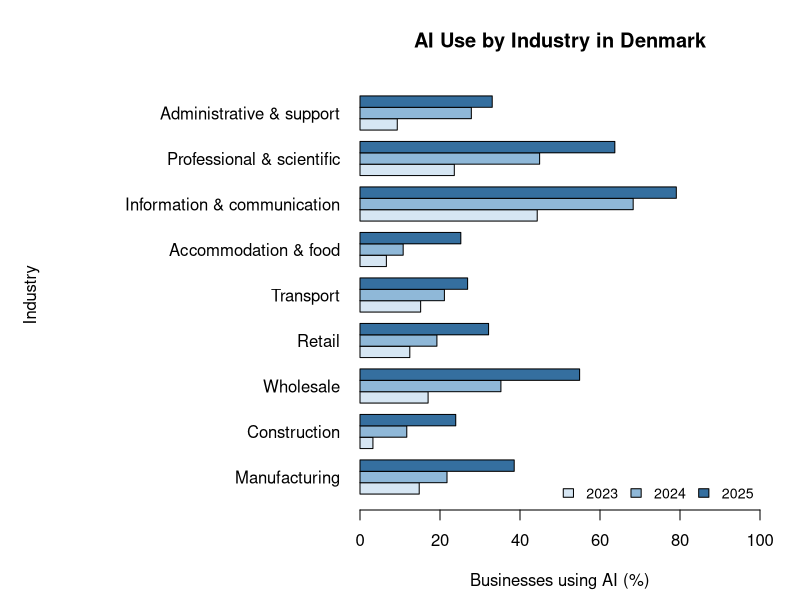
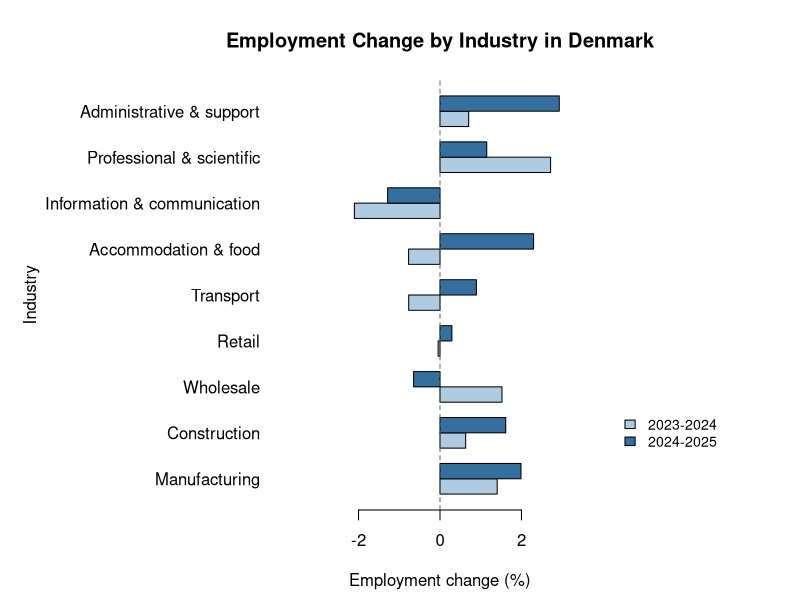
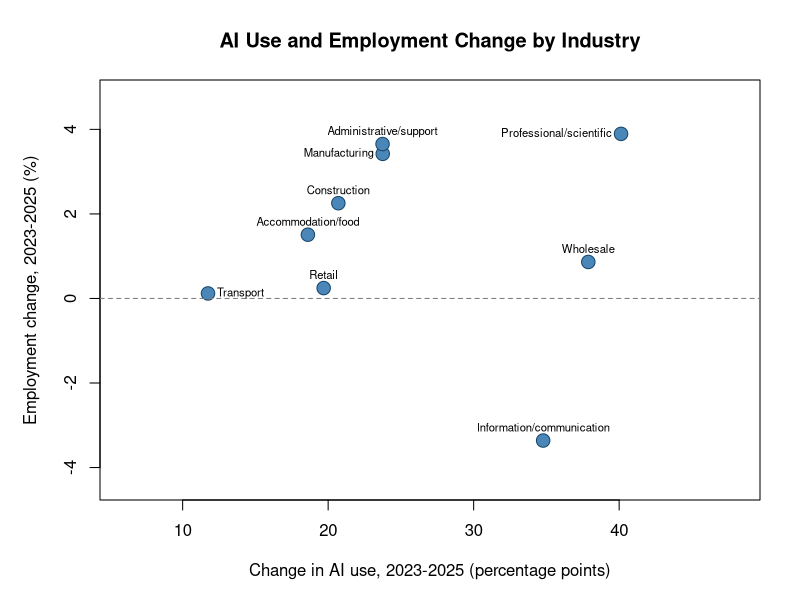

Write the R code that produced these figures, in order.
# Run this script from the repository root
employment_raw <- read.csv("data/industry_employment.csv", stringsAsFactors = FALSE)
ai_raw <- read.csv("data/ai_business_use.csv", stringsAsFactors = FALSE)

employment <- employment_raw[employment_raw$REF_AREA == "DNK",
                             c("ACTIVITY", "TIME_PERIOD", "OBS_VALUE")]
ai_use <- ai_raw[ai_raw$REF_AREA == "DNK",
                 c("ACTIVITY", "TIME_PERIOD", "OBS_VALUE")]

names(employment) <- c("industry", "year", "employment")
names(ai_use) <- c("industry", "year", "ai_percent")

employment$year <- as.numeric(employment$year)
employment$employment <- as.numeric(employment$employment)
ai_use$year <- as.numeric(ai_use$year)
ai_use$ai_percent <- as.numeric(ai_use$ai_percent)

# Match the two datasets by industry and year
data <- merge(employment, ai_use, by = c("industry", "year"))

industry_codes <- c("C", "F", "G46", "G47", "H", "I", "J", "M", "N")
industry_names <- c("Manufacturing", "Construction", "Wholesale",
                    "Retail", "Transport", "Accommodation & food",
                    "Information & communication", "Professional & scientific",
                    "Administrative & support")
data$sector <- industry_names[match(data$industry, industry_codes)]

data$sector <- factor(data$sector, levels = industry_names)
data <- data[order(data$sector, data$year), ]

cat("Matched Denmark observations:", nrow(data), "\n")
cat("Industries:", length(unique(data$industry)), "\n")
cat("Years:", paste(sort(unique(data$year)), collapse = ", "), "\n\n")
print(data[, c("sector", "year", "ai_percent", "employment")])

employment_2023 <- employment[employment$year == 2023,
                              c("industry", "employment")]
employment_2024 <- employment[employment$year == 2024,
                              c("industry", "employment")]
employment_2025 <- employment[employment$year == 2025,
                              c("industry", "employment")]

change_2023_24 <- merge(employment_2023, employment_2024,
                        by = "industry", suffixes = c("_2023", "_2024"))
change_2023_24$growth_2023_24 <-
  (change_2023_24$employment_2024 - change_2023_24$employment_2023) /
  change_2023_24$employment_2023 * 100

change_2024_25 <- merge(employment_2024, employment_2025,
                        by = "industry", suffixes = c("_2024", "_2025"))
change_2024_25$growth_2024_25 <-
  (change_2024_25$employment_2025 - change_2024_25$employment_2024) /
  change_2024_25$employment_2024 * 100

employment_growth <- merge(
  change_2023_24[, c("industry", "growth_2023_24")],
  change_2024_25[, c("industry", "growth_2024_25")],
  by = "industry"
)
employment_growth$sector <- industry_names[
  match(employment_growth$industry, industry_codes)
]
employment_growth <- employment_growth[
  match(industry_codes, employment_growth$industry),
]

ai_2023 <- ai_use[ai_use$year == 2023, c("industry", "ai_percent")]
ai_2025 <- ai_use[ai_use$year == 2025, c("industry", "ai_percent")]
ai_change <- merge(ai_2023, ai_2025, by = "industry",
                   suffixes = c("_2023", "_2025"))
ai_change$ai_change_pp <- ai_change$ai_percent_2025 - ai_change$ai_percent_2023

emp_2023 <- employment[employment$year == 2023,
                       c("industry", "employment")]
emp_2025 <- employment[employment$year == 2025,
                       c("industry", "employment")]
emp_change <- merge(emp_2023, emp_2025, by = "industry",
                    suffixes = c("_2023", "_2025"))
emp_change$employment_change_percent <-
  (emp_change$employment_2025 - emp_change$employment_2023) /
  emp_change$employment_2023 * 100

comparison <- merge(ai_change[, c("industry", "ai_change_pp")],
                    emp_change[, c("industry", "employment_change_percent")],
                    by = "industry")
comparison$sector <- industry_names[match(comparison$industry, industry_codes)]
comparison <- comparison[match(industry_codes, comparison$industry), ]

# Figure 1: AI use by industry and year
par(mar = c(4.5, 18, 4, 2))
ai_matrix <- matrix(NA, nrow = length(industry_codes), ncol = 3)
for (i in 1:length(industry_codes)) {
  for (j in 1:3) {
    row <- ai_use[ai_use$industry == industry_codes[i] &
                  ai_use$year == 2022 + j, ]
    if (nrow(row) > 0) ai_matrix[i, j] <- row$ai_percent[1]
  }
}
rownames(ai_matrix) <- industry_names
colnames(ai_matrix) <- c("2023", "2024", "2025")

barplot(t(ai_matrix), beside = TRUE, horiz = TRUE,
        names.arg = industry_names, las = 1,
        col = c("#D6E6F3", "#8FB8D8", "#356F9F"),
        xlim = c(0, 100),
        main = "AI Use by Industry in Denmark",
        ylab = "",
        xlab = "Businesses using AI (%)")
mtext("Industry", side = 2, line = 16, las = 0)
legend("bottomright", legend = c("2023", "2024", "2025"),
       fill = c("#D6E6F3", "#8FB8D8", "#356F9F"),
       bty = "n", horiz = TRUE, cex = 0.85)

# Figure 2: employment growth in the two yearly periods
par(mar = c(4.5, 14, 4, 10), xpd = FALSE)
growth_matrix <- rbind(employment_growth$growth_2023_24,
                       employment_growth$growth_2024_25)
colnames(growth_matrix) <- industry_names
rownames(growth_matrix) <- c("2023-2024", "2024-2025")
growth_limit <- max(abs(growth_matrix), na.rm = TRUE) + 1

barplot(growth_matrix, beside = TRUE, horiz = TRUE,
        names.arg = industry_names, las = 1,
        col = c("#AFCBE2", "#356F9F"),
        xlim = c(-growth_limit, growth_limit),
        main = "Employment Change by Industry in Denmark",
        xlab = "Employment change (%)",
        ylab = "")
mtext("Industry", side = 2, line = 12, las = 0)
abline(v = 0, col = "gray40", lty = 2)
par(xpd = NA)
legend(x = growth_limit + 0.3, y = 5, xjust = 0, yjust = 0.5,
       legend = c("2023-2024", "2024-2025"),
       fill = c("#AFCBE2", "#356F9F"),
       bty = "n", cex = 0.85)

# Figure 3: compare change in AI use with employment change, 2023-2025
par(mar = c(5, 5, 4, 2), xpd = FALSE)
plot(comparison$ai_change_pp, comparison$employment_change_percent,
     pch = 21, bg = "#4A86B8", col = "#17466B", cex = 1.8,
     xlim = c(6, 48), ylim = c(-4.4, 4.8),
     xlab = "Change in AI use, 2023-2025 (percentage points)",
     ylab = "Employment change, 2023-2025 (%)",
     main = "AI Use and Employment Change by Industry")
abline(v = 0, h = 0, col = "gray50", lty = 2)
short_names <- c("Manufacturing", "Construction", "Wholesale", "Retail",
                 "Transport", "Accommodation/food", "Information/communication",
                 "Professional/scientific", "Administrative/support")
label_position <- c(2, 3, 3, 3, 4, 3, 3, 2, 3)
text(comparison$ai_change_pp, comparison$employment_change_percent,
     labels = short_names, pos = label_position, cex = 0.68, offset = 0.45)
